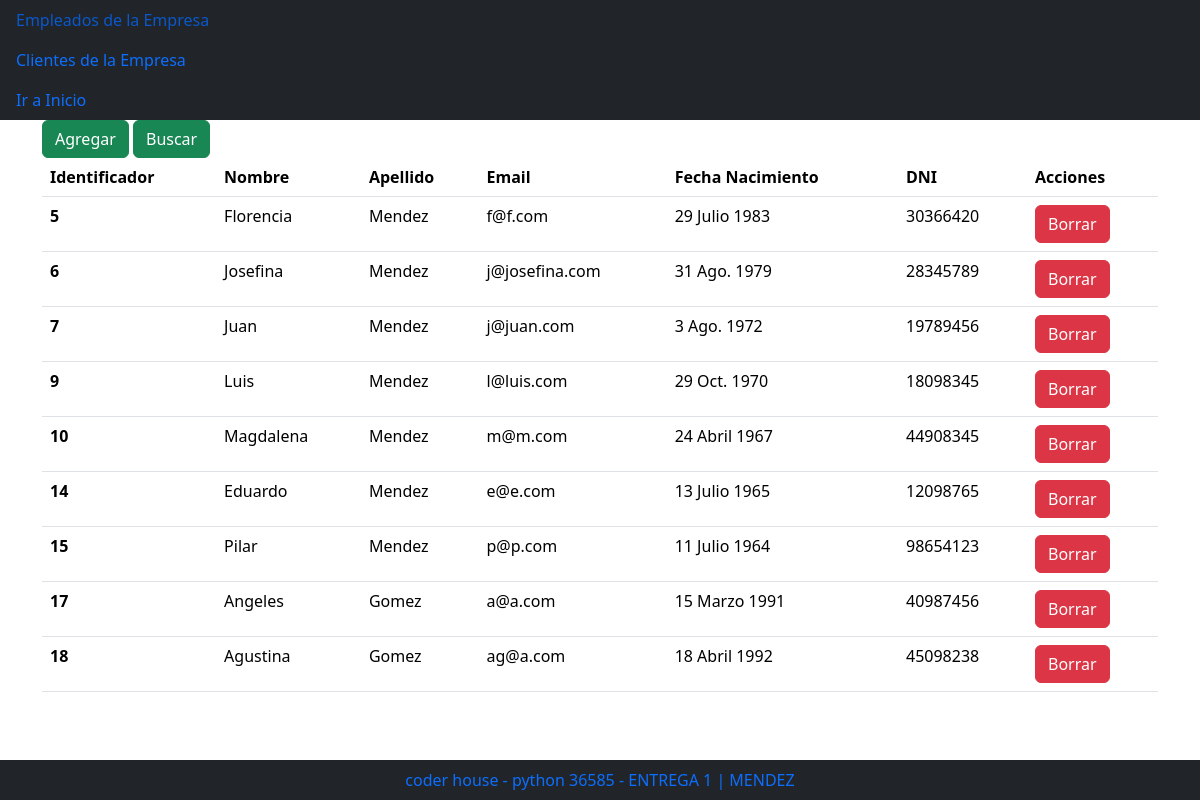
/empleados/, run on an earlier commit of the app's database.
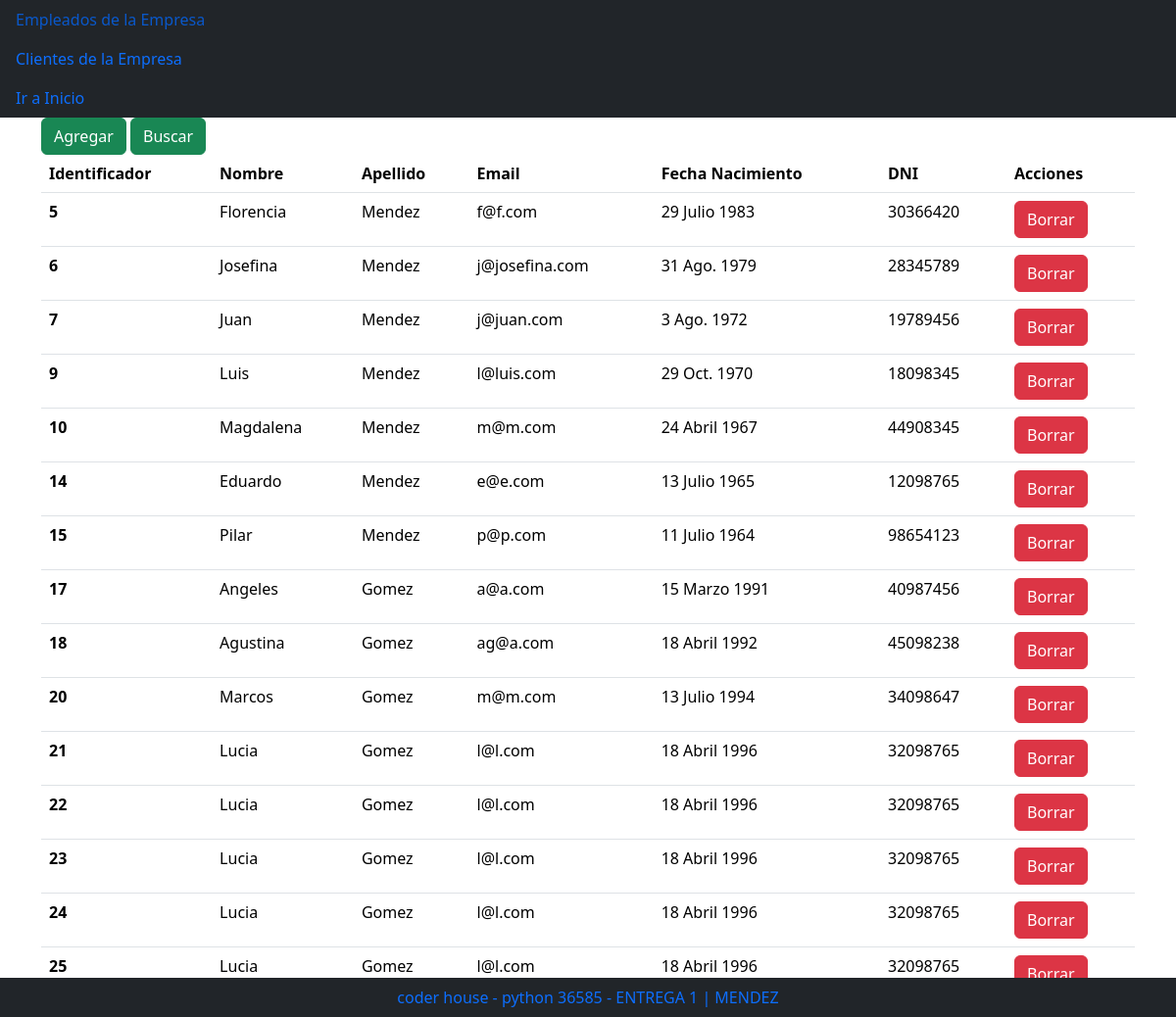
And on a later commit of the database.
### familia/models.py (models this page shows)
class Empleado(models.Model):
    nombre = models.CharField(max_length=100)
    apellido = models.CharField(max_length=100)
    email = models.CharField(max_length=100)
    fecha_nacimiento = models.DateField()
    dni = models.IntegerField()

### familia/views.py (the view)
# urls.py: path('empleados/', views.ir_a_empleados, name="empleados"),
def ir_a_empleados(request):
    empleados = Empleado.objects.all()
    template = loader.get_template('empleados/lista_empleados.html')
    context = {
        'empleados': empleados,
    }
    return HttpResponse(template.render(context, request))

### familia/templates/empleados/lista_empleados.html
{% extends "index.html" %}
{% load bootstrap5 %}
{% block cuerpo %}
<div class="container">
  <div class="row">
    <div class="col">
      {% url 'agregar_empleado' as agregar_empleado_url %}
      {% url 'buscar_empleado' as buscar_empleado_url %}
      {% bootstrap_button "Agregar" button_class="btn-success" button_type="link" href=agregar_empleado_url %}
      {% bootstrap_button "Buscar" button_class="btn-success" button_type="link" href=buscar_empleado_url %}
    <div>
  <div>
  <div class="row">
    <div class="col">
        {% if empleados %}
        <table class="table">
            <thead>
                <th scope="col">Identificador</th>
                <th scope="col">Nombre</th>
                <th scope="col">Apellido</th>
                <th scope="col">Email</th>
                <th scope="col">Fecha Nacimiento</th>
                <th scope="col">DNI</th>
                <th scope="col">Acciones</th>
            </thead>
            {% for e in empleados %}
            <tbody>
                <tr>
                    <th scope="row">{{e.id}} </th>
                    <td> {{e.nombre}} </td>
                    <td> {{e.apellido}} </td>
                    <td> {{e.email}} </td>
                    <td> {{e.fecha_nacimiento}} </td>
                    <td> {{e.dni}} </td>
                    {% url 'borrar_empleado' identificador=e.id as borrar_empleado_url %}
                    <td>{% bootstrap_button "Borrar" size="sm" button_class="btn-danger" button_type="link" href=borrar_empleado_url %}</td>
                </tr>
            </tbody>
            {% endfor %}
        </table>
        {% else %}
            <p>No tienes empleados cargados</p>
        {% endif %}
    </div>
  </div>
</div>
{% endblock %}

### familia/templates/index.html (shortened to what this page needs)
{% load bootstrap5 %}
{% bootstrap_css %}
<ul class="nav bg-dark fixed">
  <li class="nav-item">
    <a class="nav-link active" href="{%url  'empleados' %}"> Empleados de la Empresa</a>
    <a class="nav-link active" href="{%url  'clientes' %}"> Clientes de la Empresa</a>
    <a class="nav-link active" href="{%url  'home' %}"> Ir a Inicio</a>
  </li>
</ul>
{% block  cuerpo %}
{% endblock %}
<ul class="nav bg-dark fixed-bottom justify-content-center">
  <li class="nav-item">
    <a class="nav-link active" href="home/">coder house - python 36585 - ENTREGA 1 | MENDEZ</a>
  </li>
</ul>

What changed in the data, as far as the page shows it:
added Empleado: id "20", nombre "Marcos", apellido "Gomez", email "m@m.com", fecha_nacimiento "13 Julio 1994", dni "34098647", bootstrap_button "Borrar"
added Empleado: id "21", nombre "Lucia", apellido "Gomez", email "l@l.com", fecha_nacimiento "18 Abril 1996", dni "32098765", bootstrap_button "Borrar"
added Empleado: id "22", nombre "Lucia", apellido "Gomez", email "l@l.com", fecha_nacimiento "18 Abril 1996", dni "32098765", bootstrap_button "Borrar"
added Empleado: id "23", nombre "Lucia", apellido "Gomez", email "l@l.com", fecha_nacimiento "18 Abril 1996", dni "32098765", bootstrap_button "Borrar"
added Empleado: id "24", nombre "Lucia", apellido "Gomez", email "l@l.com", fecha_nacimiento "18 Abril 1996", dni "32098765", bootstrap_button "Borrar"
added Empleado: id "25", nombre "Lucia", apellido "Gomez", email "l@l.com", fecha_nacimiento "18 Abril 1996", dni "32098765", bootstrap_button "Borrar"
